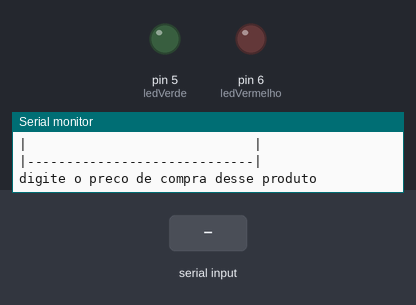
This sketch was run on a simulated Arduino Uno, built with avr-gcc and run on an emulated ATmega328P. On the bench: output pins drawn as LEDs (lit = HIGH), the last lines printed to the serial monitor. The test bench sets the inputs (shaded band).

Above: at 1.2 s.
1.3 s: "1,90,45\n" received over Serial
At 3.4 s:
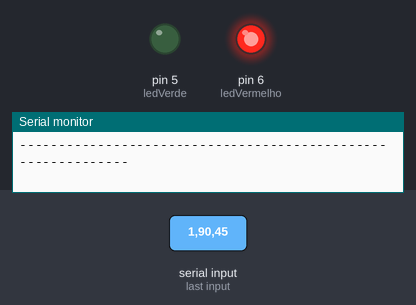
4.3 s: "90,45\n" received over Serial
At 4.77 s:
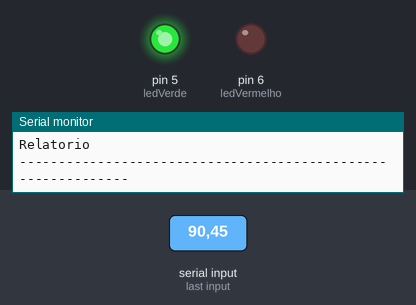
6.4 s: "5\n" received over Serial
At 8.6 s:
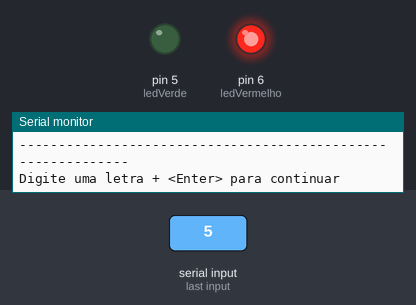
Timing chart, 0 to 10.1 s (numbered marks = the images above; inputs shaded):
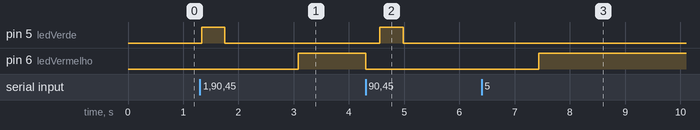

Measured:
- after the input at 1.3 s, pin 5 (ledVerde): LOW → HIGH at once, → LOW 0.42 s later; pin 6 (ledVermelho): LOW → HIGH after 1.8 s
- after the input at 4.3 s, pin 5 (ledVerde): LOW → HIGH after 0.26 s, → LOW 0.42 s later; pin 6 (ledVermelho): HIGH → LOW at once
- after the input at 6.4 s, pin 6 (ledVermelho): LOW → HIGH after 1.0 s

The sketch:

lopal_ex101__1_.ino
```cpp
// C++ code
//Variaveis

 int ledVermelho       = 6;
 int ledVerde          = 5;
 float preco           = 0;
 float porcent         = 0;
 float precodcompra    = 0;


void setup()
{
 Serial.begin (9600);
  pinMode (ledVermelho, OUTPUT);
  pinMode (ledVerde, OUTPUT);
}
//inicialização das variáveis


void loop()
{

  Serial.println("|-----------------------------|");
  Serial.println("|                             |");
  Serial.println("|       LOPAL - Ex_10         |");
  Serial.println("|                             |");
  Serial.println("|-----------------------------|");


  Serial.println("digite o preco de compra desse produto");
  while (! Serial.available () );
  precodcompra = Serial.parseFloat();

  Serial.println("digite o percentual para venda desse produto");
  Serial.println("considere que: 1.1 = 10% 1.2 = 20% 2 = 100%  ");
  while (! Serial.available () );
  porcent = Serial.parseFloat() ;


     preco = precodcompra * porcent;

    if (porcent < 1.5 ) {

    digitalWrite (ledVermelho, HIGH);

  Serial.println();
  Serial.println();
  Serial.println("-------------------------------------------------------------");
  Serial.println("Relatorio");
  Serial.println("-------------------------------------------------------------");
  Serial.println("o preco de venda do produto eh: R$" + String(preco) );
  Serial.println();
  Serial.println("Esse produto esta sendo vendido com uma margem de lucro baixa");
  Serial.println();
  Serial.println();
  Serial.println();
  Serial.println("-------------------------------------------------------------");
  Serial.println();
  Serial.println("-------------------------------------------------------------");
  }

  else {

    digitalWrite (ledVerde, HIGH);

  Serial.println();
  Serial.println();
  Serial.println("-------------------------------------------------------------");
  Serial.println("Relatorio");
  Serial.println("-------------------------------------------------------------");
  Serial.println("o preco de venda do produto eh: R$" + String(preco) );
  Serial.println();
  Serial.println("Este produto esta com uma margem de lucro boa");
  Serial.println();
  Serial.println();
  Serial.println();
  Serial.println("-------------------------------------------------------------");
  Serial.println();
  Serial.println("-------------------------------------------------------------");
  }

  Serial.println("Digite uma letra + <Enter> para continuar");
  while (! Serial.available() );

  digitalWrite (ledVerde, LOW);
  digitalWrite (ledVermelho, LOW);
  Serial.println();
  Serial.println();
  Serial.println();
  Serial.println();
  Serial.println();
  Serial.println();


  Serial.read();
  }
```
